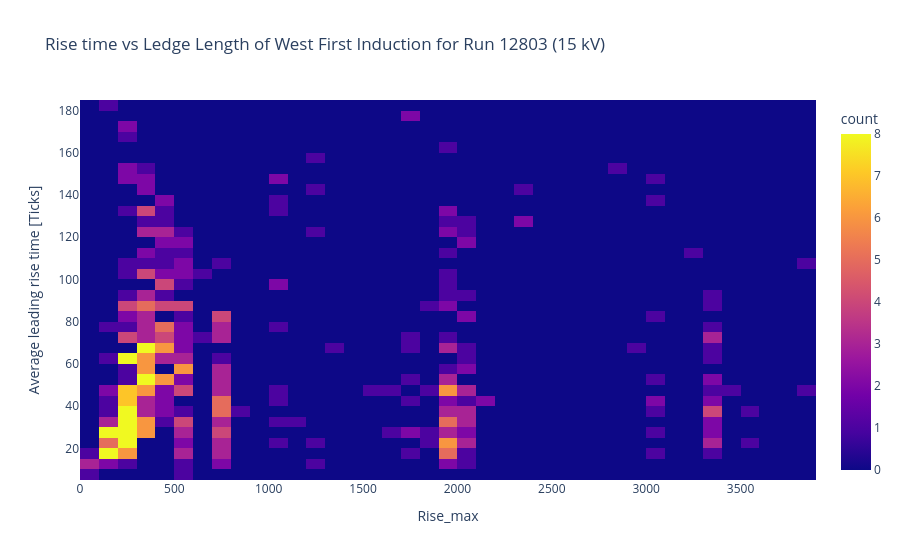

The notebook cell this image was saved under:
### Code cell
fig = px.density_heatmap(Run_12803, x="Rise_max", y="Rise_time_mean", nbinsx=50, nbinsy=50,range_color =(0,8),title = "Rise time vs Ledge Length of West First Induction for Run 12803 (15 kV)",
                        labels={
                     "Rise_time_mean": "Average leading rise time [Ticks]",
                     "Rise_mean": "Average ledge length [Ticks]",
                 },)
#fig.update_yaxes(range=[0, 160])

fig.show()

### Figure 1 — Plotly figure (JSON) as saved in the notebook; plotly's stock layout.template omitted (floating-point values rounded to 4 significant figures; data arrays with more than 128 entries replaced by an {"elided": "..."} marker saying what was removed)
{"data": [{"coloraxis": "coloraxis", "hovertemplate": "Rise_max=%{x}<br>Average leading rise time [Ticks]=%{y}<br>count=%{z}<extra></extra>", "name": "", "nbinsx": 50, "nbinsy": 50, "type": "histogram2d", "x": {"elided": "560 float values"}, "xaxis": "x", "xbingroup": "x", "y": {"elided": "560 float values"}, "yaxis": "y", "ybingroup": "y"}], "layout": {"coloraxis": {"cmax": 8, "cmin": 0, "colorbar": {"title": {"text": "count"}}, "colorscale": [[0, "#0d0887"], [0.1111, "#46039f"], [0.2222, "#7201a8"], [0.3333, "#9c179e"], [0.4444, "#bd3786"], [0.5556, "#d8576b"], [0.6667, "#ed7953"], [0.7778, "#fb9f3a"], [0.8889, "#fdca26"], [1, "#f0f921"]]}, "legend": {"tracegroupgap": 0}, "title": {"text": "Rise time vs Ledge Length of West First Induction for Run 12803 (15 kV)"}, "xaxis": {"anchor": "y", "domain": [0, 1], "title": {"text": "Rise_max"}}, "yaxis": {"anchor": "x", "domain": [0, 1], "title": {"text": "Average leading rise time [Ticks]"}}}}
